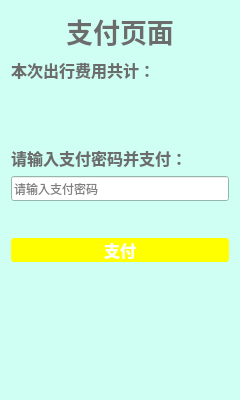
<?xml version="1.0" encoding="UTF-8"?>
<ui version="4.0">
 <class>PayWidget</class>
 <widget class="QWidget" name="PayWidget">
  <property name="geometry">
   <rect>
    <x>0</x>
    <y>0</y>
    <width>240</width>
    <height>400</height>
   </rect>
  </property>
  <property name="minimumSize">
   <size>
    <width>240</width>
    <height>400</height>
   </size>
  </property>
  <property name="maximumSize">
   <size>
    <width>240</width>
    <height>400</height>
   </size>
  </property>
  <property name="palette">
   <palette>
    <active>
     <colorrole role="WindowText">
      <brush brushstyle="SolidPattern">
       <color alpha="255">
        <red>0</red>
        <green>0</green>
        <blue>0</blue>
       </color>
      </brush>
     </colorrole>
     <colorrole role="Button">
      <brush brushstyle="SolidPattern">
       <color alpha="255">
        <red>207</red>
        <green>255</green>
        <blue>242</blue>
       </color>
      </brush>
     </colorrole>
     <colorrole role="Light">
      <brush brushstyle="SolidPattern">
       <color alpha="255">
        <red>255</red>
        <green>255</green>
        <blue>255</blue>
       </color>
      </brush>
     </colorrole>
     <colorrole role="Midlight">
      <brush brushstyle="SolidPattern">
       <color alpha="255">
        <red>231</red>
        <green>255</green>
        <blue>248</blue>
       </color>
      </brush>
     </colorrole>
     <colorrole role="Dark">
      <brush brushstyle="SolidPattern">
       <color alpha="255">
        <red>103</red>
        <green>127</green>
        <blue>121</blue>
       </color>
      </brush>
     </colorrole>
     <colorrole role="Mid">
      <brush brushstyle="SolidPattern">
       <color alpha="255">
        <red>138</red>
        <green>170</green>
        <blue>161</blue>
       </color>
      </brush>
     </colorrole>
     <colorrole role="Text">
      <brush brushstyle="SolidPattern">
       <color alpha="255">
        <red>0</red>
        <green>0</green>
        <blue>0</blue>
       </color>
      </brush>
     </colorrole>
     <colorrole role="BrightText">
      <brush brushstyle="SolidPattern">
       <color alpha="255">
        <red>255</red>
        <green>255</green>
        <blue>255</blue>
       </color>
      </brush>
     </colorrole>
     <colorrole role="ButtonText">
      <brush brushstyle="SolidPattern">
       <color alpha="255">
        <red>0</red>
        <green>0</green>
        <blue>0</blue>
       </color>
      </brush>
     </colorrole>
     <colorrole role="Base">
      <brush brushstyle="SolidPattern">
       <color alpha="255">
        <red>255</red>
        <green>255</green>
        <blue>255</blue>
       </color>
      </brush>
     </colorrole>
     <colorrole role="Window">
      <brush brushstyle="SolidPattern">
       <color alpha="255">
        <red>207</red>
        <green>255</green>
        <blue>242</blue>
       </color>
      </brush>
     </colorrole>
     <colorrole role="Shadow">
      <brush brushstyle="SolidPattern">
       <color alpha="255">
        <red>0</red>
        <green>0</green>
        <blue>0</blue>
       </color>
      </brush>
     </colorrole>
     <colorrole role="AlternateBase">
      <brush brushstyle="SolidPattern">
       <color alpha="255">
        <red>231</red>
        <green>255</green>
        <blue>248</blue>
       </color>
      </brush>
     </colorrole>
     <colorrole role="ToolTipBase">
      <brush brushstyle="SolidPattern">
       <color alpha="255">
        <red>255</red>
        <green>255</green>
        <blue>220</blue>
       </color>
      </brush>
     </colorrole>
     <colorrole role="ToolTipText">
      <brush brushstyle="SolidPattern">
       <color alpha="255">
        <red>0</red>
        <green>0</green>
        <blue>0</blue>
       </color>
      </brush>
     </colorrole>
    </active>
    <inactive>
     <colorrole role="WindowText">
      <brush brushstyle="SolidPattern">
       <color alpha="255">
        <red>0</red>
        <green>0</green>
        <blue>0</blue>
       </color>
      </brush>
     </colorrole>
     <colorrole role="Button">
      <brush brushstyle="SolidPattern">
       <color alpha="255">
        <red>207</red>
        <green>255</green>
        <blue>242</blue>
       </color>
      </brush>
     </colorrole>
     <colorrole role="Light">
      <brush brushstyle="SolidPattern">
       <color alpha="255">
        <red>255</red>
        <green>255</green>
        <blue>255</blue>
       </color>
      </brush>
     </colorrole>
     <colorrole role="Midlight">
      <brush brushstyle="SolidPattern">
       <color alpha="255">
        <red>231</red>
        <green>255</green>
        <blue>248</blue>
       </color>
      </brush>
     </colorrole>
     <colorrole role="Dark">
      <brush brushstyle="SolidPattern">
       <color alpha="255">
        <red>103</red>
        <green>127</green>
        <blue>121</blue>
       </color>
      </brush>
     </colorrole>
     <colorrole role="Mid">
      <brush brushstyle="SolidPattern">
       <color alpha="255">
        <red>138</red>
        <green>170</green>
        <blue>161</blue>
       </color>
      </brush>
     </colorrole>
     <colorrole role="Text">
      <brush brushstyle="SolidPattern">
       <color alpha="255">
        <red>0</red>
        <green>0</green>
        <blue>0</blue>
       </color>
      </brush>
     </colorrole>
     <colorrole role="BrightText">
      <brush brushstyle="SolidPattern">
       <color alpha="255">
        <red>255</red>
        <green>255</green>
        <blue>255</blue>
       </color>
      </brush>
     </colorrole>
     <colorrole role="ButtonText">
      <brush brushstyle="SolidPattern">
       <color alpha="255">
        <red>0</red>
        <green>0</green>
        <blue>0</blue>
       </color>
      </brush>
     </colorrole>
     <colorrole role="Base">
      <brush brushstyle="SolidPattern">
       <color alpha="255">
        <red>255</red>
        <green>255</green>
        <blue>255</blue>
       </color>
      </brush>
     </colorrole>
     <colorrole role="Window">
      <brush brushstyle="SolidPattern">
       <color alpha="255">
        <red>207</red>
        <green>255</green>
        <blue>242</blue>
       </color>
      </brush>
     </colorrole>
     <colorrole role="Shadow">
      <brush brushstyle="SolidPattern">
       <color alpha="255">
        <red>0</red>
        <green>0</green>
        <blue>0</blue>
       </color>
      </brush>
     </colorrole>
     <colorrole role="AlternateBase">
      <brush brushstyle="SolidPattern">
       <color alpha="255">
        <red>231</red>
        <green>255</green>
        <blue>248</blue>
       </color>
      </brush>
     </colorrole>
     <colorrole role="ToolTipBase">
      <brush brushstyle="SolidPattern">
       <color alpha="255">
        <red>255</red>
        <green>255</green>
        <blue>220</blue>
       </color>
      </brush>
     </colorrole>
     <colorrole role="ToolTipText">
      <brush brushstyle="SolidPattern">
       <color alpha="255">
        <red>0</red>
        <green>0</green>
        <blue>0</blue>
       </color>
      </brush>
     </colorrole>
    </inactive>
    <disabled>
     <colorrole role="WindowText">
      <brush brushstyle="SolidPattern">
       <color alpha="255">
        <red>103</red>
        <green>127</green>
        <blue>121</blue>
       </color>
      </brush>
     </colorrole>
     <colorrole role="Button">
      <brush brushstyle="SolidPattern">
       <color alpha="255">
        <red>207</red>
        <green>255</green>
        <blue>242</blue>
       </color>
      </brush>
     </colorrole>
     <colorrole role="Light">
      <brush brushstyle="SolidPattern">
       <color alpha="255">
        <red>255</red>
        <green>255</green>
        <blue>255</blue>
       </color>
      </brush>
     </colorrole>
     <colorrole role="Midlight">
      <brush brushstyle="SolidPattern">
       <color alpha="255">
        <red>231</red>
        <green>255</green>
        <blue>248</blue>
       </color>
      </brush>
     </colorrole>
     <colorrole role="Dark">
      <brush brushstyle="SolidPattern">
       <color alpha="255">
        <red>103</red>
        <green>127</green>
        <blue>121</blue>
       </color>
      </brush>
     </colorrole>
     <colorrole role="Mid">
      <brush brushstyle="SolidPattern">
       <color alpha="255">
        <red>138</red>
        <green>170</green>
        <blue>161</blue>
       </color>
      </brush>
     </colorrole>
     <colorrole role="Text">
      <brush brushstyle="SolidPattern">
       <color alpha="255">
        <red>103</red>
        <green>127</green>
        <blue>121</blue>
       </color>
      </brush>
     </colorrole>
     <colorrole role="BrightText">
      <brush brushstyle="SolidPattern">
       <color alpha="255">
        <red>255</red>
        <green>255</green>
        <blue>255</blue>
       </color>
      </brush>
     </colorrole>
     <colorrole role="ButtonText">
      <brush brushstyle="SolidPattern">
       <color alpha="255">
        <red>103</red>
        <green>127</green>
        <blue>121</blue>
       </color>
      </brush>
     </colorrole>
     <colorrole role="Base">
      <brush brushstyle="SolidPattern">
       <color alpha="255">
        <red>207</red>
        <green>255</green>
        <blue>242</blue>
       </color>
      </brush>
     </colorrole>
     <colorrole role="Window">
      <brush brushstyle="SolidPattern">
       <color alpha="255">
        <red>207</red>
        <green>255</green>
        <blue>242</blue>
       </color>
      </brush>
     </colorrole>
     <colorrole role="Shadow">
      <brush brushstyle="SolidPattern">
       <color alpha="255">
        <red>0</red>
        <green>0</green>
        <blue>0</blue>
       </color>
      </brush>
     </colorrole>
     <colorrole role="AlternateBase">
      <brush brushstyle="SolidPattern">
       <color alpha="255">
        <red>207</red>
        <green>255</green>
        <blue>242</blue>
       </color>
      </brush>
     </colorrole>
     <colorrole role="ToolTipBase">
      <brush brushstyle="SolidPattern">
       <color alpha="255">
        <red>255</red>
        <green>255</green>
        <blue>220</blue>
       </color>
      </brush>
     </colorrole>
     <colorrole role="ToolTipText">
      <brush brushstyle="SolidPattern">
       <color alpha="255">
        <red>0</red>
        <green>0</green>
        <blue>0</blue>
       </color>
      </brush>
     </colorrole>
    </disabled>
   </palette>
  </property>
  <property name="windowTitle">
   <string>Form</string>
  </property>
  <property name="autoFillBackground">
   <bool>true</bool>
  </property>
  <property name="styleSheet">
   <string notr="true"/>
  </property>
  <layout class="QGridLayout" name="gridLayout" rowstretch="1,1,2,1,1,1,1,5">
   <item row="0" column="0">
    <widget class="QLabel" name="label">
     <property name="font">
      <font>
       <family>华文行楷</family>
       <pointsize>20</pointsize>
       <weight>75</weight>
       <bold>true</bold>
      </font>
     </property>
     <property name="layoutDirection">
      <enum>Qt::LeftToRight</enum>
     </property>
     <property name="styleSheet">
      <string notr="true">color: rgb(108, 108, 108);</string>
     </property>
     <property name="text">
      <string>支付页面</string>
     </property>
     <property name="alignment">
      <set>Qt::AlignCenter</set>
     </property>
    </widget>
   </item>
   <item row="2" column="0">
    <widget class="QLabel" name="label_fare">
     <property name="font">
      <font>
       <family>华文行楷</family>
       <pointsize>20</pointsize>
       <weight>75</weight>
       <bold>true</bold>
      </font>
     </property>
     <property name="layoutDirection">
      <enum>Qt::LeftToRight</enum>
     </property>
     <property name="styleSheet">
      <string notr="true">color: rgb(108, 108, 108);</string>
     </property>
     <property name="text">
      <string/>
     </property>
     <property name="alignment">
      <set>Qt::AlignCenter</set>
     </property>
    </widget>
   </item>
   <item row="1" column="0">
    <widget class="QLabel" name="label_2">
     <property name="font">
      <font>
       <family>微软雅黑</family>
       <pointsize>12</pointsize>
       <weight>75</weight>
       <bold>true</bold>
      </font>
     </property>
     <property name="styleSheet">
      <string notr="true">color: rgb(108, 108, 108);</string>
     </property>
     <property name="text">
      <string>本次出行费用共计：</string>
     </property>
    </widget>
   </item>
   <item row="3" column="0">
    <widget class="QLabel" name="label_3">
     <property name="font">
      <font>
       <family>微软雅黑</family>
       <pointsize>12</pointsize>
       <weight>75</weight>
       <bold>true</bold>
      </font>
     </property>
     <property name="styleSheet">
      <string notr="true">color: rgb(108, 108, 108);</string>
     </property>
     <property name="text">
      <string>请输入支付密码并支付：</string>
     </property>
    </widget>
   </item>
   <item row="6" column="0">
    <widget class="QPushButton" name="pushButton_ret">
     <property name="font">
      <font>
       <family>微软雅黑</family>
       <pointsize>12</pointsize>
       <weight>75</weight>
       <bold>true</bold>
      </font>
     </property>
     <property name="styleSheet">
      <string notr="true">QPushButton {  background-color: rgb(255, 255, 0);color: rgb(255, 255, 255); border-radius: 3px; border-color: rgb(127, 127, 127); } QPushButton:hover { background-color: rgb(255, 255, 255);color: rgb(255, 255, 0);}
</string>
     </property>
     <property name="text">
      <string>支付</string>
     </property>
    </widget>
   </item>
   <item row="5" column="0">
    <widget class="QLabel" name="label_info">
     <property name="font">
      <font>
       <family>微软雅黑</family>
       <pointsize>12</pointsize>
       <weight>75</weight>
       <bold>true</bold>
      </font>
     </property>
     <property name="styleSheet">
      <string notr="true">color: rgb(108, 108, 108);</string>
     </property>
     <property name="text">
      <string/>
     </property>
     <property name="alignment">
      <set>Qt::AlignCenter</set>
     </property>
    </widget>
   </item>
   <item row="4" column="0">
    <widget class="QLineEdit" name="lineEdit_password">
     <property name="sizePolicy">
      <sizepolicy hsizetype="Expanding" vsizetype="Fixed">
       <horstretch>0</horstretch>
       <verstretch>0</verstretch>
      </sizepolicy>
     </property>
     <property name="font">
      <font>
       <family>微软雅黑</family>
      </font>
     </property>
     <property name="inputMask">
      <string/>
     </property>
     <property name="text">
      <string/>
     </property>
     <property name="echoMode">
      <enum>QLineEdit::Password</enum>
     </property>
     <property name="placeholderText">
      <string>请输入支付密码</string>
     </property>
     <property name="clearButtonEnabled">
      <bool>false</bool>
     </property>
    </widget>
   </item>
   <item row="7" column="0">
    <spacer name="verticalSpacer">
     <property name="orientation">
      <enum>Qt::Vertical</enum>
     </property>
     <property name="sizeHint" stdset="0">
      <size>
       <width>20</width>
       <height>40</height>
      </size>
     </property>
    </spacer>
   </item>
  </layout>
 </widget>
 <resources/>
 <connections/>
</ui>
